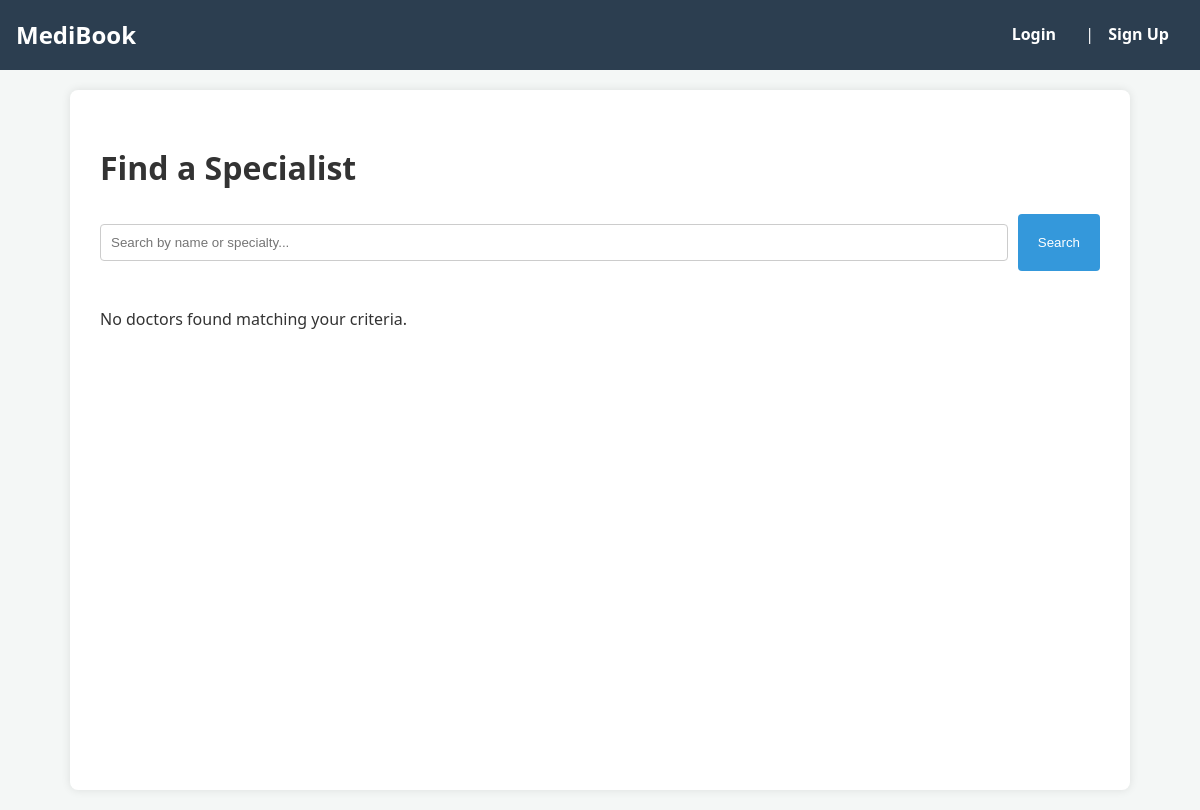
The app's page /project/, older data.
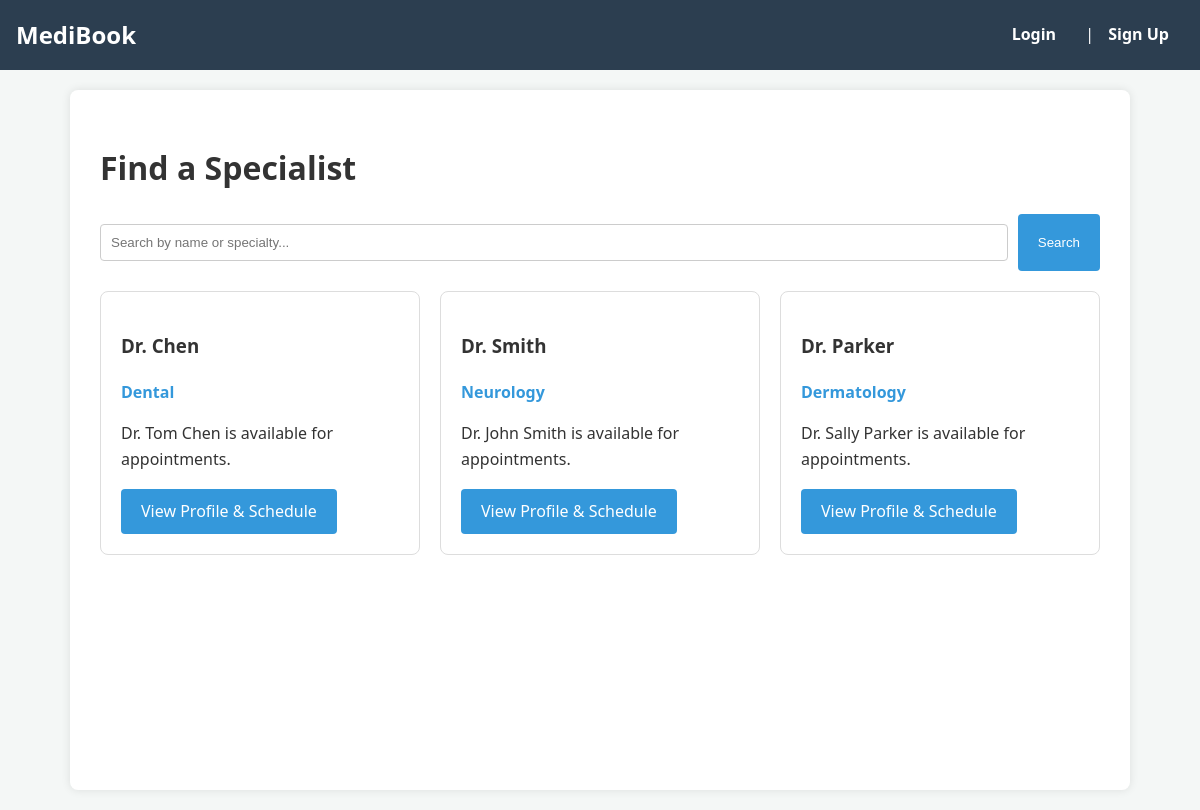
The same page, newer data.
### project/models.py (models this page shows, shortened)
class Doctor(models.Model):
    first_name = models.CharField(max_length=100)
    last_name = models.CharField(max_length=100)
    specialty = models.CharField(max_length=100)
    bio = models.TextField(blank=True, help_text="Short bio about the doctor.")
    image_url = models.URLField(blank=True, help_text="Link to a profile image (optional)")

### project/views.py (the view)
# urls.py: path('', views.DoctorListView.as_view(), name='doctor_list'),
class DoctorListView(ListView):
    model = Doctor
    template_name = 'project/doctor_list.html'
    context_object_name = 'doctors'
    def get_queryset(self):
        query = self.request.GET.get('q')
        if query:
            return Doctor.objects.filter(
                Q(last_name__icontains=query) |
                Q(specialty__icontains=query)
            )
        return Doctor.objects.all()
    def get_context_data(self, **kwargs):
        context = super().get_context_data(**kwargs)
        context['last_search'] = self.request.GET.get('q', '')
        return context

### project/templates/project/doctor_list.html (shortened to what this page needs)
{% extends 'project/base.html' %}
{% block content %}
<h1>Find a Specialist</h1>
<form method="GET" class="search-bar">
    <input type="text" name="q" placeholder="Search by name or specialty..." value="{{ last_search }}">
    <button type="submit">Search</button>
</form>
<div class="doctor-grid">
    {% for doctor in doctors %}
    <div class="doctor-card">
        <h3>Dr. {{ doctor.last_name }}</h3>
        <p style="color: #3498db; font-weight: bold;">{{ doctor.specialty }}</p>
        <p>Dr. {{ doctor.first_name }} {{ doctor.last_name }} is available for appointments.</p>
        <a href="{% url 'doctor_detail' doctor.pk %}" class="btn">View Profile & Schedule</a>
    </div>
    {% empty %}
    <p>No doctors found matching your criteria.</p>
    {% endfor %}
</div>
{% endblock %}

### project/templates/project/base.html (shortened to what this page needs)
{% load static %}
<html>
    <head>
        <link rel="stylesheet" href="{% static 'project.css' %}">
    </head>
    <body>
        <nav>
            <div class="brand"><a href="{% url 'doctor_list' %}">MediBook</a></div>
            <div>
                {% if user.is_authenticated %}
                    <span>Hello, {{ user.first_name|default:user.username }}</span>
                    <span style="margin: 0 10px; color: rgba(255,255,255,0.5);">|</span>
                    <a href="{% url 'profile' %}">My Profile</a>
                    <span style="margin: 0 10px; color: rgba(255,255,255,0.5);">|</span>
                    <form action="{% url 'logout' %}?next={% url 'doctor_list' %}" method="post" style="display:inline;">
                        {% csrf_token %}
                        <button type="submit" class="btn-small">Logout</button>
                    </form>
                {% else %}
                    <a href="{% url 'login' %}">Login</a>
                    <span style="margin: 0 10px;">|</span>
                    <a href="{% url 'register' %}">Sign Up</a>
                {% endif %}
            </div>
        </nav>
        <div class="container">
            {% block content %}
            {% endblock %}
        </div>
    </body>
</html>

### static/project.css (style rules this page uses)
:root { --primary: #2c3e50; --secondary: #3498db; --accent: #e74c3c; --light: #ecf0f1; --text: #333; }
body { font-family: 'Segoe UI', Tahoma, Geneva, Verdana, sans-serif; line-height: 1.6; color: var(--text); background-color: #f4f7f6; margin: 0; padding: 0; }
nav { background: var(--primary); color: white; padding: 1rem; display: flex; justify-content: space-between; align-items: center; }
nav a { color: white; text-decoration: none; margin-right: 15px; font-weight: bold; }
nav .brand { font-size: 1.5rem; }
.container { max-width: 1000px; margin: 20px auto; padding: 0 20px; background: white; min-height: 80vh; box-shadow: 0 0 10px rgba(0,0,0,0.1); padding: 30px; border-radius: 8px; }
form input[type="text"], form input[type="email"], form input[type="date"], form textarea, form select { width: 100%; padding: 10px; margin: 10px 0; border: 1px solid #ccc; border-radius: 4px; }
button, .btn { background-color: var(--secondary); color: white; padding: 10px 20px; border: none; border-radius: 4px; cursor: pointer; text-decoration: none; display: inline-block; }
.doctor-grid { display: grid; grid-template-columns: repeat(auto-fill, minmax(250px, 1fr)); gap: 20px; margin-top: 20px; }
.doctor-card { border: 1px solid #ddd; border-radius: 8px; padding: 20px; background: white; transition: transform 0.2s; }
.search-bar { display: flex; gap: 10px; margin-bottom: 20px; }

Row changes from the older to the newer data that the page shows:
added Doctor: last_name "Chen", specialty "Dental", first_name "Tom"
added Doctor: last_name "Smith", specialty "Neurology", first_name "John"
added Doctor: last_name "Parker", specialty "Dermatology", first_name "Sally"
Text that changed along with them:
text no longer shown: "No doctors found matching your criteria."
